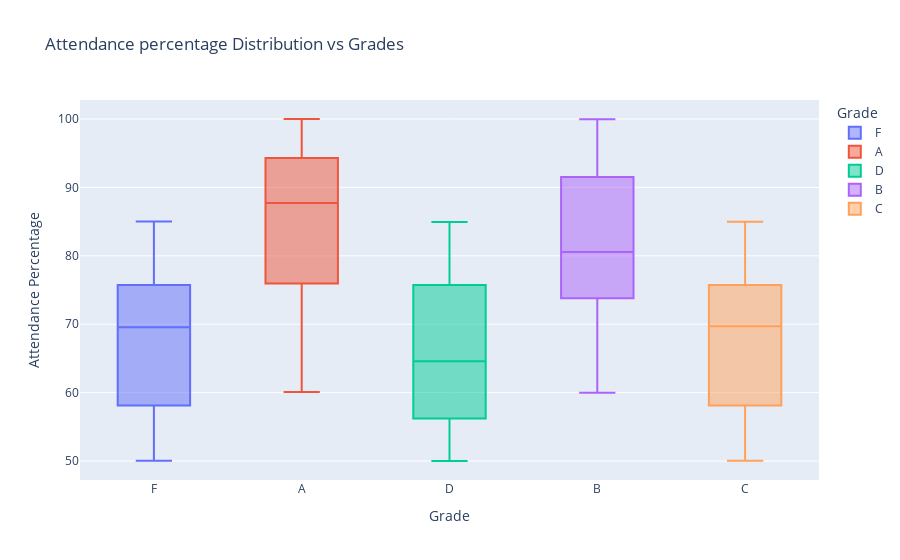

Notebook code cell kept with this figure:
### Markdown cell above
### Project Score Distribution  
Projects are a key part of learning. This histogram shows their score distribution

### Code cell
import plotly.express as px
fig = px.box(df, x="Grade", y="Attendance (%)",
             color="Grade",
             title="Attendance percentage Distribution vs Grades",
             labels={"Grade": "Grade", "Attendance (%)": "Attendance Percentage"})
fig.show()

### Figure 1 — Plotly figure (JSON) as saved in the notebook; plotly's stock layout.template omitted (floating-point values rounded to 4 significant figures; data arrays with more than 128 entries replaced by an {"elided": "..."} marker saying what was removed)
{"data": [{"alignmentgroup": "True", "hovertemplate": "Grade=%{x}<br>Attendance Percentage=%{y}<extra></extra>", "legendgroup": "F", "marker": {"color": "#636efa"}, "name": "F", "notched": false, "offsetgroup": "F", "orientation": "v", "showlegend": true, "type": "box", "x": {"elided": "844 str values"}, "x0": " ", "xaxis": "x", "y": {"elided": "844 float values"}, "y0": " ", "yaxis": "y"}, {"alignmentgroup": "True", "hovertemplate": "Grade=%{x}<br>Attendance Percentage=%{y}<extra></extra>", "legendgroup": "A", "marker": {"color": "#EF553B"}, "name": "A", "notched": false, "offsetgroup": "A", "orientation": "v", "showlegend": true, "type": "box", "x": {"elided": "1495 str values"}, "x0": " ", "xaxis": "x", "y": {"elided": "1495 float values"}, "y0": " ", "yaxis": "y"}, {"alignmentgroup": "True", "hovertemplate": "Grade=%{x}<br>Attendance Percentage=%{y}<extra></extra>", "legendgroup": "D", "marker": {"color": "#00cc96"}, "name": "D", "notched": false, "offsetgroup": "D", "orientation": "v", "showlegend": true, "type": "box", "x": {"elided": "889 str values"}, "x0": " ", "xaxis": "x", "y": {"elided": "889 float values"}, "y0": " ", "yaxis": "y"}, {"alignmentgroup": "True", "hovertemplate": "Grade=%{x}<br>Attendance Percentage=%{y}<extra></extra>", "legendgroup": "B", "marker": {"color": "#ab63fa"}, "name": "B", "notched": false, "offsetgroup": "B", "orientation": "v", "showlegend": true, "type": "box", "x": {"elided": "978 str values"}, "x0": " ", "xaxis": "x", "y": {"elided": "978 float values"}, "y0": " ", "yaxis": "y"}, {"alignmentgroup": "True", "hovertemplate": "Grade=%{x}<br>Attendance Percentage=%{y}<extra></extra>", "legendgroup": "C", "marker": {"color": "#FFA15A"}, "name": "C", "notched": false, "offsetgroup": "C", "orientation": "v", "showlegend": true, "type": "box", "x": {"elided": "794 str values"}, "x0": " ", "xaxis": "x", "y": {"elided": "794 float values"}, "y0": " ", "yaxis": "y"}], "layout": {"autosize": true, "boxmode": "overlay", "legend": {"title": {"text": "Grade"}, "tracegroupgap": 0}, "title": {"text": "Attendance percentage Distribution vs Grades"}, "xaxis": {"anchor": "y", "autorange": true, "categoryarray": ["F", "A", "D", "B", "C"], "categoryorder": "array", "domain": [0, 1], "range": [-0.5, 4.5], "title": {"text": "Grade"}, "type": "category"}, "yaxis": {"anchor": "x", "autorange": true, "domain": [0, 1], "range": [47.23, 102.8], "title": {"text": "Attendance Percentage"}, "type": "linear"}}}
